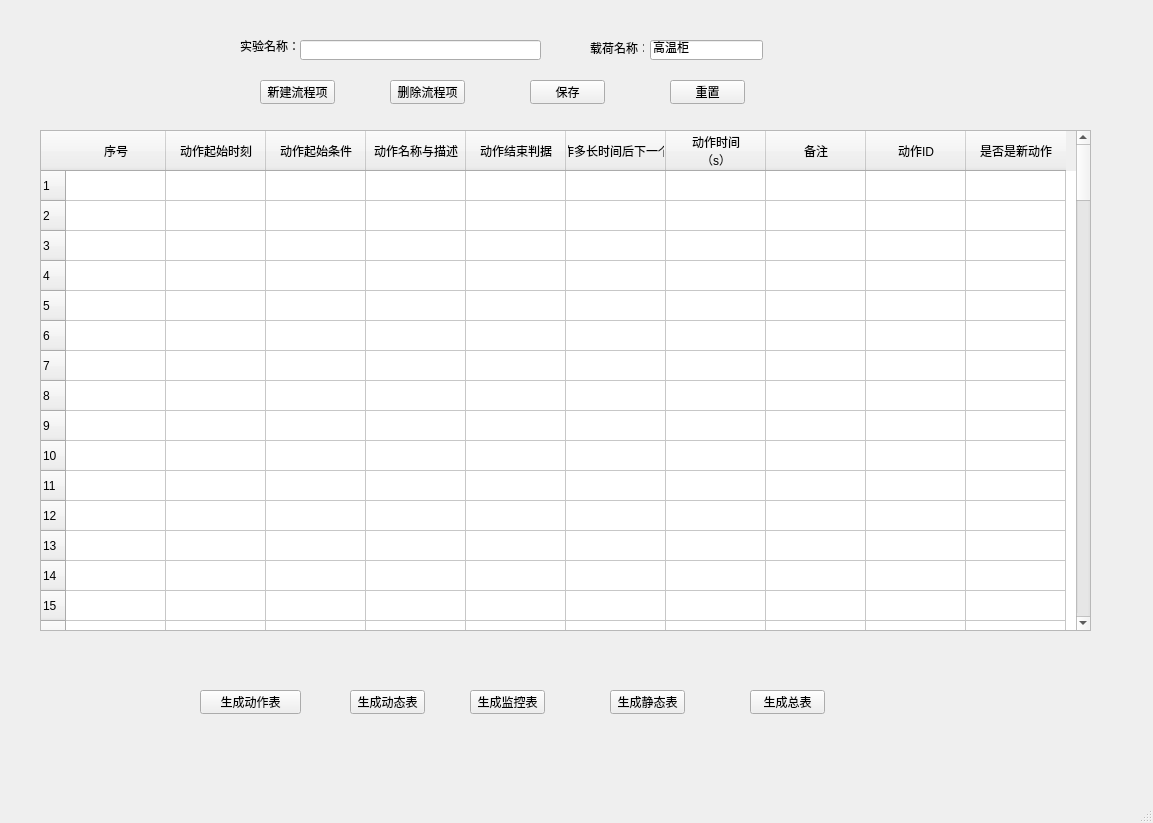
<?xml version="1.0" encoding="UTF-8"?>
<ui version="4.0">
 <class>MainWindow</class>
 <widget class="QMainWindow" name="MainWindow">
  <property name="geometry">
   <rect>
    <x>0</x>
    <y>0</y>
    <width>1153</width>
    <height>823</height>
   </rect>
  </property>
  <property name="windowTitle">
   <string>高温柜流程软件</string>
  </property>
  <widget class="QWidget" name="centralwidget">
   <widget class="QLabel" name="label">
    <property name="geometry">
     <rect>
      <x>240</x>
      <y>30</y>
      <width>61</width>
      <height>31</height>
     </rect>
    </property>
    <property name="text">
     <string>实验名称：</string>
    </property>
   </widget>
   <widget class="QLineEdit" name="lineEdit">
    <property name="geometry">
     <rect>
      <x>300</x>
      <y>40</y>
      <width>241</width>
      <height>20</height>
     </rect>
    </property>
   </widget>
   <widget class="QLabel" name="label_2">
    <property name="geometry">
     <rect>
      <x>590</x>
      <y>40</y>
      <width>54</width>
      <height>16</height>
     </rect>
    </property>
    <property name="text">
     <string>载荷名称：</string>
    </property>
   </widget>
   <widget class="QLineEdit" name="lineEdit_2">
    <property name="geometry">
     <rect>
      <x>650</x>
      <y>40</y>
      <width>113</width>
      <height>20</height>
     </rect>
    </property>
    <property name="text">
     <string>高温柜</string>
    </property>
   </widget>
   <widget class="QTableWidget" name="flowTableWidget">
    <property name="geometry">
     <rect>
      <x>40</x>
      <y>130</y>
      <width>1051</width>
      <height>501</height>
     </rect>
    </property>
    <property name="editTriggers">
     <set>QAbstractItemView::NoEditTriggers</set>
    </property>
    <property name="showGrid">
     <bool>true</bool>
    </property>
    <property name="wordWrap">
     <bool>true</bool>
    </property>
    <property name="rowCount">
     <number>128</number>
    </property>
    <property name="columnCount">
     <number>10</number>
    </property>
    <row/>
    <row/>
    <row/>
    <row/>
    <row/>
    <row/>
    <row/>
    <row/>
    <row/>
    <row/>
    <row/>
    <row/>
    <row/>
    <row/>
    <row/>
    <row/>
    <row/>
    <row/>
    <row/>
    <row/>
    <row/>
    <row/>
    <row/>
    <row/>
    <row/>
    <row/>
    <row/>
    <row/>
    <row/>
    <row/>
    <row/>
    <row/>
    <row/>
    <row/>
    <row/>
    <row/>
    <row/>
    <row/>
    <row/>
    <row/>
    <row/>
    <row/>
    <row/>
    <row/>
    <row/>
    <row/>
    <row/>
    <row/>
    <row/>
    <row/>
    <row/>
    <row/>
    <row/>
    <row/>
    <row/>
    <row/>
    <row/>
    <row/>
    <row/>
    <row/>
    <row/>
    <row/>
    <row/>
    <row/>
    <row/>
    <row/>
    <row/>
    <row/>
    <row/>
    <row/>
    <row/>
    <row/>
    <row/>
    <row/>
    <row/>
    <row/>
    <row/>
    <row/>
    <row/>
    <row/>
    <row/>
    <row/>
    <row/>
    <row/>
    <row/>
    <row/>
    <row/>
    <row/>
    <row/>
    <row/>
    <row/>
    <row/>
    <row/>
    <row/>
    <row/>
    <row/>
    <row/>
    <row/>
    <row/>
    <row/>
    <row/>
    <row/>
    <row/>
    <row/>
    <row/>
    <row/>
    <row/>
    <row/>
    <row/>
    <row/>
    <row/>
    <row/>
    <row/>
    <row/>
    <row/>
    <row/>
    <row/>
    <row/>
    <row/>
    <row/>
    <row/>
    <row/>
    <row/>
    <row/>
    <row/>
    <row/>
    <row/>
    <row/>
    <column>
     <property name="text">
      <string>序号</string>
     </property>
    </column>
    <column>
     <property name="text">
      <string>动作起始时刻</string>
     </property>
    </column>
    <column>
     <property name="text">
      <string>动作起始条件</string>
     </property>
    </column>
    <column>
     <property name="text">
      <string>动作名称与描述</string>
     </property>
    </column>
    <column>
     <property name="text">
      <string>动作结束判据</string>
     </property>
    </column>
    <column>
     <property name="text">
      <string>本动作多长时间后下一个动作</string>
     </property>
    </column>
    <column>
     <property name="text">
      <string>动作时间
（s）</string>
     </property>
    </column>
    <column>
     <property name="text">
      <string>备注</string>
     </property>
    </column>
    <column>
     <property name="text">
      <string>动作ID</string>
     </property>
    </column>
    <column>
     <property name="text">
      <string>是否是新动作</string>
     </property>
    </column>
   </widget>
   <widget class="QPushButton" name="newItemButton">
    <property name="geometry">
     <rect>
      <x>260</x>
      <y>80</y>
      <width>75</width>
      <height>24</height>
     </rect>
    </property>
    <property name="text">
     <string>新建流程项</string>
    </property>
   </widget>
   <widget class="QPushButton" name="pushButton_2">
    <property name="geometry">
     <rect>
      <x>530</x>
      <y>80</y>
      <width>75</width>
      <height>24</height>
     </rect>
    </property>
    <property name="text">
     <string>保存</string>
    </property>
   </widget>
   <widget class="QPushButton" name="pushButton_3">
    <property name="geometry">
     <rect>
      <x>670</x>
      <y>80</y>
      <width>75</width>
      <height>24</height>
     </rect>
    </property>
    <property name="text">
     <string>重置</string>
    </property>
   </widget>
   <widget class="QPushButton" name="pushButton_4">
    <property name="geometry">
     <rect>
      <x>200</x>
      <y>690</y>
      <width>101</width>
      <height>24</height>
     </rect>
    </property>
    <property name="text">
     <string>生成动作表</string>
    </property>
   </widget>
   <widget class="QPushButton" name="pushButton_5">
    <property name="geometry">
     <rect>
      <x>350</x>
      <y>690</y>
      <width>75</width>
      <height>24</height>
     </rect>
    </property>
    <property name="text">
     <string>生成动态表</string>
    </property>
   </widget>
   <widget class="QPushButton" name="pushButton_6">
    <property name="geometry">
     <rect>
      <x>610</x>
      <y>690</y>
      <width>75</width>
      <height>24</height>
     </rect>
    </property>
    <property name="text">
     <string>生成静态表</string>
    </property>
   </widget>
   <widget class="QPushButton" name="pushButton_7">
    <property name="geometry">
     <rect>
      <x>750</x>
      <y>690</y>
      <width>75</width>
      <height>24</height>
     </rect>
    </property>
    <property name="text">
     <string>生成总表</string>
    </property>
   </widget>
   <widget class="QPushButton" name="pushButton_8">
    <property name="geometry">
     <rect>
      <x>470</x>
      <y>690</y>
      <width>75</width>
      <height>24</height>
     </rect>
    </property>
    <property name="text">
     <string>生成监控表</string>
    </property>
   </widget>
   <widget class="QPushButton" name="pushButton_9">
    <property name="geometry">
     <rect>
      <x>390</x>
      <y>80</y>
      <width>75</width>
      <height>24</height>
     </rect>
    </property>
    <property name="text">
     <string>删除流程项</string>
    </property>
   </widget>
  </widget>
  <widget class="QMenuBar" name="menubar">
   <property name="geometry">
    <rect>
     <x>0</x>
     <y>0</y>
     <width>1153</width>
     <height>22</height>
    </rect>
   </property>
  </widget>
  <widget class="QStatusBar" name="statusbar"/>
  <action name="newFlowTableAction">
   <property name="text">
    <string>新建实验流程</string>
   </property>
  </action>
 </widget>
 <resources/>
 <connections/>
</ui>
